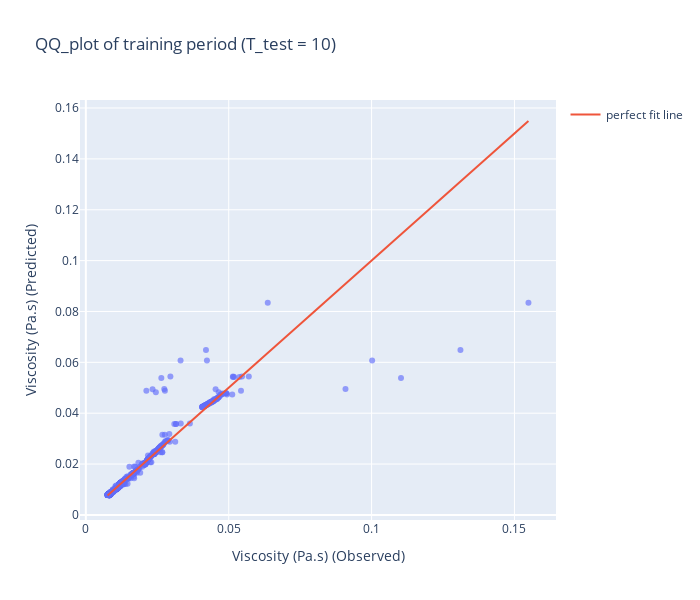
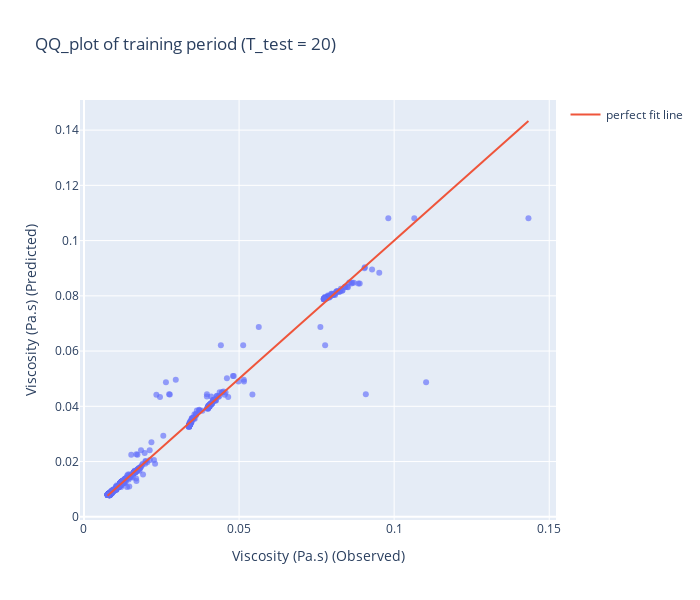
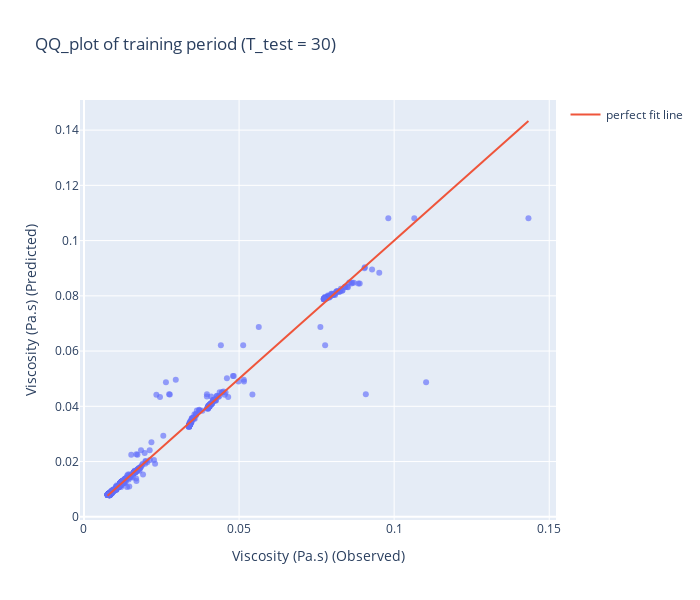
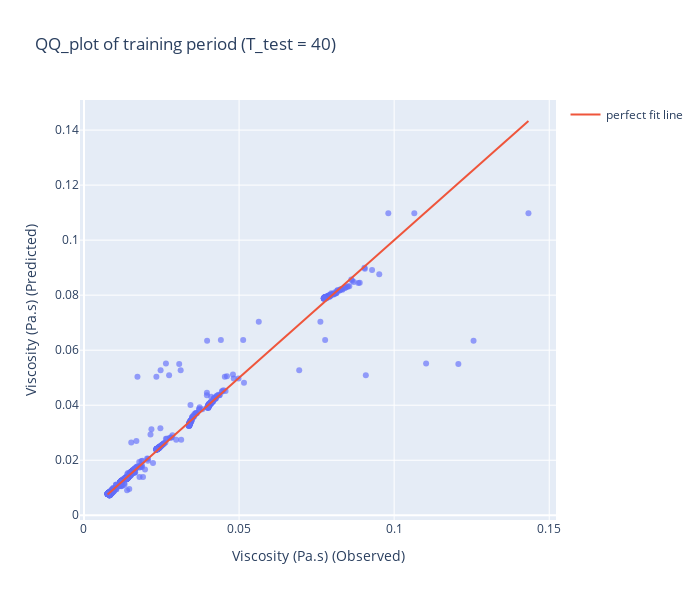

Notebook code cell kept with these figures, in order:
### Markdown cell above
## training performances

### Code cell
for temp in temp_values:
    graph_perf[temp]["training_scores"].update_layout(width=700, height=600).show()

### Figure 1 — Plotly figure (JSON) as saved in the notebook; plotly's stock layout.template omitted (floating-point values rounded to 4 significant figures; data arrays with more than 128 entries replaced by an {"elided": "..."} marker saying what was removed)
{"data": [{"customdata": {"elided": "774x3 float values"}, "hovertemplate": "Viscosity (Pa.s) (Observed)=%{x}<br>Viscosity (Pa.s) (Predicted)=%{y}<br>Shear rate (1/s)=%{customdata[0]}<br>Temperature (°C)=%{customdata[1]}<br>Liquid density (20°C)=%{customdata[2]}<extra></extra>", "legendgroup": "", "marker": {"color": "#636efa", "opacity": 0.65, "symbol": "circle"}, "mode": "markers", "name": "", "orientation": "v", "showlegend": false, "type": "scatter", "x": {"elided": "774 float values"}, "xaxis": "x", "y": {"elided": "774 float values"}, "yaxis": "y"}, {"mode": "lines", "name": "perfect fit line", "type": "scatter", "x": [0.007595, 0.1549], "y": [0.007595, 0.1549]}], "layout": {"height": 600, "legend": {"tracegroupgap": 0}, "title": {"text": "QQ_plot of training period (T_test = 10)"}, "width": 700, "xaxis": {"anchor": "y", "domain": [0, 1], "title": {"text": "Viscosity (Pa.s) (Observed)"}}, "yaxis": {"anchor": "x", "domain": [0, 1], "title": {"text": "Viscosity (Pa.s) (Predicted)"}}}}

### Figure 2 — Plotly figure (JSON) as saved in the notebook; plotly's stock layout.template omitted (floating-point values rounded to 4 significant figures; data arrays with more than 128 entries replaced by an {"elided": "..."} marker saying what was removed)
{"data": [{"customdata": {"elided": "774x3 float values"}, "hovertemplate": "Viscosity (Pa.s) (Observed)=%{x}<br>Viscosity (Pa.s) (Predicted)=%{y}<br>Shear rate (1/s)=%{customdata[0]}<br>Temperature (°C)=%{customdata[1]}<br>Liquid density (20°C)=%{customdata[2]}<extra></extra>", "legendgroup": "", "marker": {"color": "#636efa", "opacity": 0.65, "symbol": "circle"}, "mode": "markers", "name": "", "orientation": "v", "showlegend": false, "type": "scatter", "x": {"elided": "774 float values"}, "xaxis": "x", "y": {"elided": "774 float values"}, "yaxis": "y"}, {"mode": "lines", "name": "perfect fit line", "type": "scatter", "x": [0.007595, 0.1433], "y": [0.007595, 0.1433]}], "layout": {"height": 600, "legend": {"tracegroupgap": 0}, "title": {"text": "QQ_plot of training period (T_test = 20)"}, "width": 700, "xaxis": {"anchor": "y", "domain": [0, 1], "title": {"text": "Viscosity (Pa.s) (Observed)"}}, "yaxis": {"anchor": "x", "domain": [0, 1], "title": {"text": "Viscosity (Pa.s) (Predicted)"}}}}

### Figure 3 — Plotly figure (JSON) as saved in the notebook; plotly's stock layout.template omitted (floating-point values rounded to 4 significant figures; data arrays with more than 128 entries replaced by an {"elided": "..."} marker saying what was removed)
{"data": [{"customdata": {"elided": "774x3 float values"}, "hovertemplate": "Viscosity (Pa.s) (Observed)=%{x}<br>Viscosity (Pa.s) (Predicted)=%{y}<br>Shear rate (1/s)=%{customdata[0]}<br>Temperature (°C)=%{customdata[1]}<br>Liquid density (20°C)=%{customdata[2]}<extra></extra>", "legendgroup": "", "marker": {"color": "#636efa", "opacity": 0.65, "symbol": "circle"}, "mode": "markers", "name": "", "orientation": "v", "showlegend": false, "type": "scatter", "x": {"elided": "774 float values"}, "xaxis": "x", "y": {"elided": "774 float values"}, "yaxis": "y"}, {"mode": "lines", "name": "perfect fit line", "type": "scatter", "x": [0.007595, 0.1433], "y": [0.007595, 0.1433]}], "layout": {"height": 600, "legend": {"tracegroupgap": 0}, "title": {"text": "QQ_plot of training period (T_test = 30)"}, "width": 700, "xaxis": {"anchor": "y", "domain": [0, 1], "title": {"text": "Viscosity (Pa.s) (Observed)"}}, "yaxis": {"anchor": "x", "domain": [0, 1], "title": {"text": "Viscosity (Pa.s) (Predicted)"}}}}

### Figure 4 — Plotly figure (JSON) as saved in the notebook; plotly's stock layout.template omitted (floating-point values rounded to 4 significant figures; data arrays with more than 128 entries replaced by an {"elided": "..."} marker saying what was removed)
{"data": [{"customdata": {"elided": "774x3 float values"}, "hovertemplate": "Viscosity (Pa.s) (Observed)=%{x}<br>Viscosity (Pa.s) (Predicted)=%{y}<br>Shear rate (1/s)=%{customdata[0]}<br>Temperature (°C)=%{customdata[1]}<br>Liquid density (20°C)=%{customdata[2]}<extra></extra>", "legendgroup": "", "marker": {"color": "#636efa", "opacity": 0.65, "symbol": "circle"}, "mode": "markers", "name": "", "orientation": "v", "showlegend": false, "type": "scatter", "x": {"elided": "774 float values"}, "xaxis": "x", "y": {"elided": "774 float values"}, "yaxis": "y"}, {"mode": "lines", "name": "perfect fit line", "type": "scatter", "x": [0.007595, 0.1433], "y": [0.007595, 0.1433]}], "layout": {"height": 600, "legend": {"tracegroupgap": 0}, "title": {"text": "QQ_plot of training period (T_test = 40)"}, "width": 700, "xaxis": {"anchor": "y", "domain": [0, 1], "title": {"text": "Viscosity (Pa.s) (Observed)"}}, "yaxis": {"anchor": "x", "domain": [0, 1], "title": {"text": "Viscosity (Pa.s) (Predicted)"}}}}
